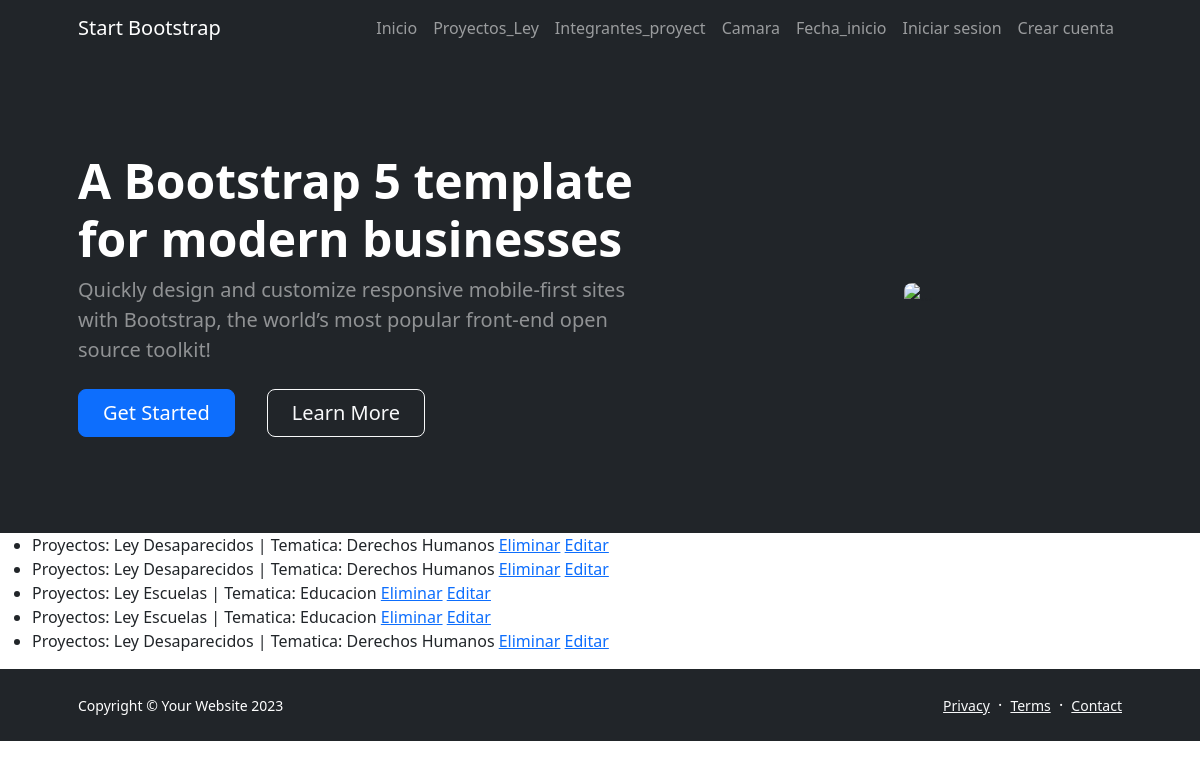
The page /leerProyectos on the database as committed earlier.
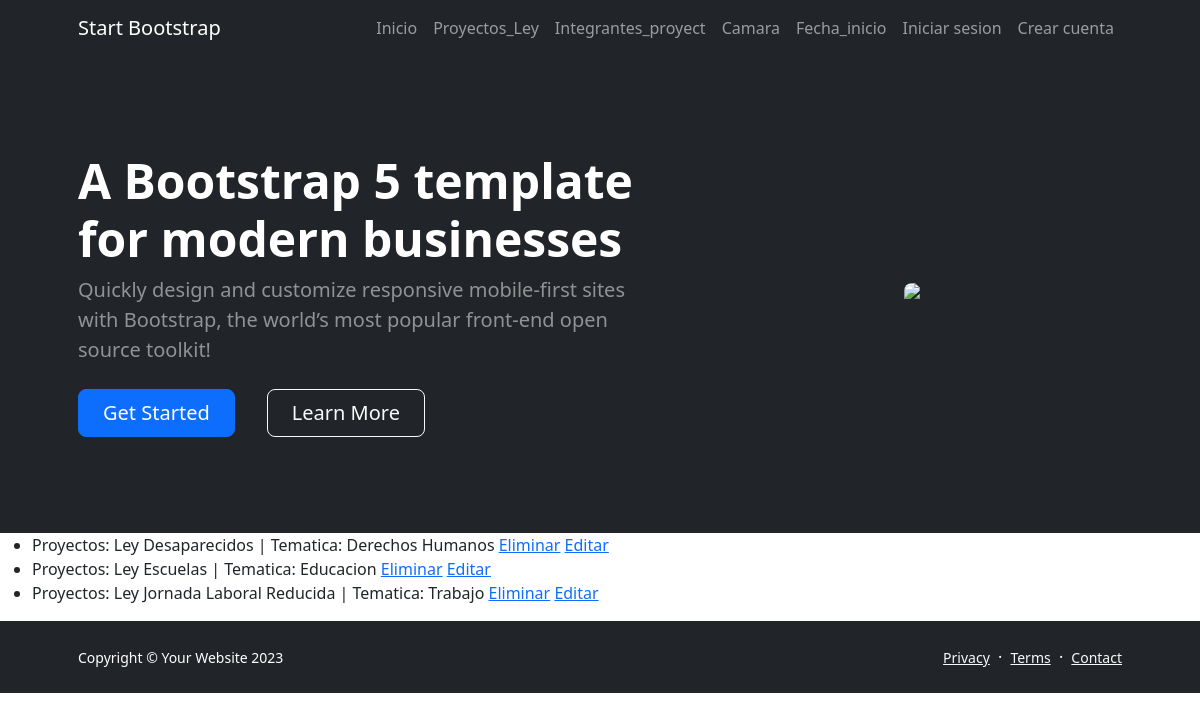
The same page on the database as committed later.
### appcoder/models.py (models this page shows, shortened)
class Proyectos_Ley(models.Model):
    nombre= models.CharField(max_length=40)
    tematica=models.CharField(max_length=20)

### appcoder/views.py (the view)
# urls.py: path('leerProyectos', views.leerProyectos, name='LeerProyectos'),
def leerProyectos(request):
    proyectos = Proyectos_Ley.objects.all() #trae todos los proyectos
    return render(request, "AppCoder/leerProyectos.html", {'proyectos': proyectos})

### appcoder/templates/AppCoder/leerProyectos.html (shortened to what this page needs)
{% extends 'AppCoder/base.html' %}
{% load static %}
{% block main %}
<ul>
{% for proyecto in proyectos %}
    <li>Proyectos: {{ proyecto.nombre }} | Tematica: {{ proyecto.tematica }}
         <a href="{% url 'DeleteProyecto' proyecto.id %}">Eliminar</a>
         <a href="{% url 'EditProyecto' proyecto.id %}">Editar</a>
        </li>
{% endfor %}
</ul>
{% endblock main %}

Rows that differ between the two databases and show on the page:
removed Proyectos_Ley: nombre "Ley Desaparecidos", tematica "Derechos Humanos"
removed Proyectos_Ley: nombre "Ley Escuelas", tematica "Educacion"
removed Proyectos_Ley: nombre "Ley Desaparecidos", tematica "Derechos Humanos"
added Proyectos_Ley: nombre "Ley Jornada Laboral Reducida", tematica "Trabajo"
